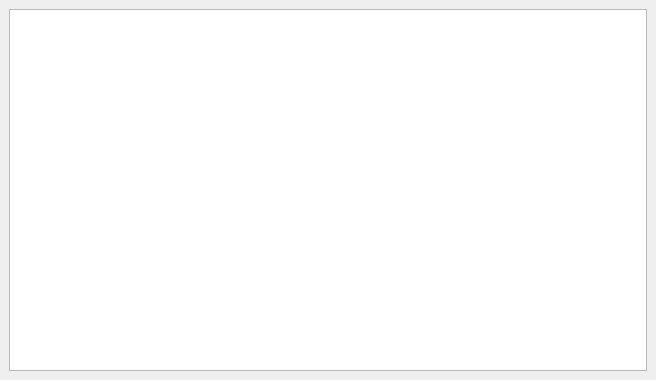
<?xml version="1.0" encoding="UTF-8"?>
<ui version="4.0">
 <class>MainWindow</class>
 <widget class="QMainWindow" name="MainWindow">
  <property name="geometry">
   <rect>
    <x>0</x>
    <y>0</y>
    <width>656</width>
    <height>380</height>
   </rect>
  </property>
  <property name="windowTitle">
   <string>Эспрессо</string>
  </property>
  <widget class="QWidget" name="centralwidget">
   <layout class="QVBoxLayout" name="verticalLayout">
    <item>
     <layout class="QHBoxLayout" name="horizontalLayout_3"/>
    </item>
    <item>
     <widget class="QTableWidget" name="tableWidget"/>
    </item>
   </layout>
  </widget>
 </widget>
 <resources/>
 <connections/>
</ui>
